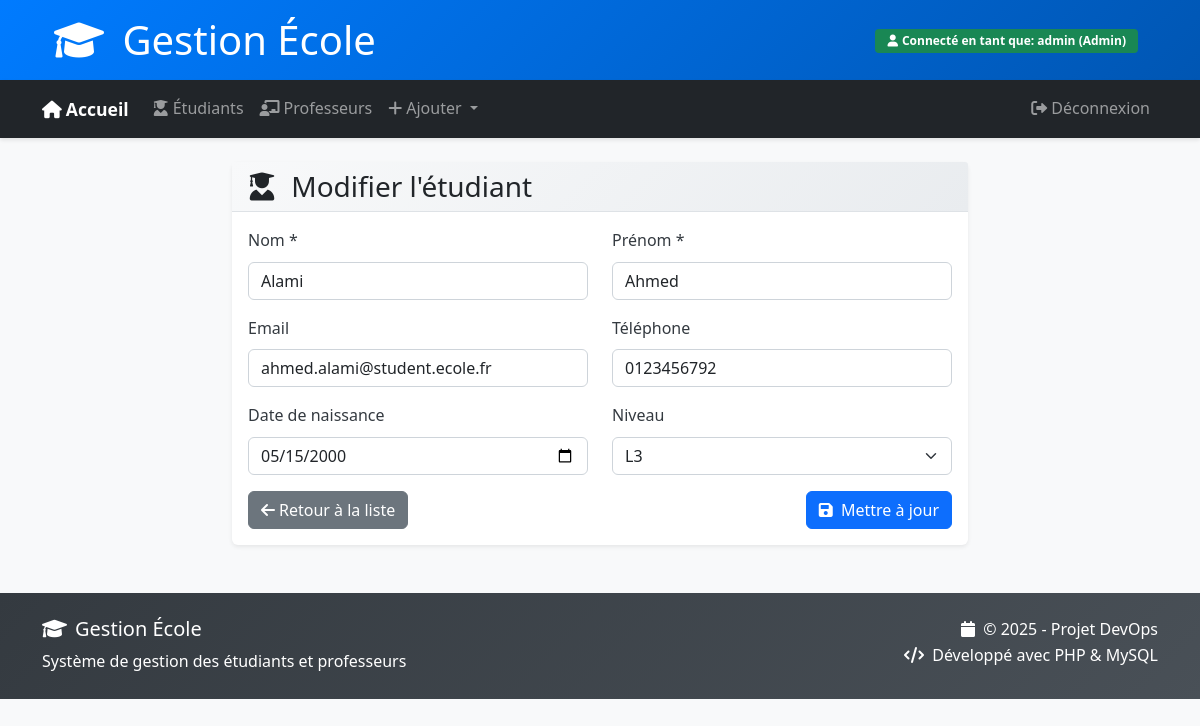
/IHM/Etudiant/form.php?id=1 (signed in), run on the app's committed database.
### tables this page shows
CREATE TABLE IF NOT EXISTS etudiants (
    id INT AUTO_INCREMENT PRIMARY KEY,
    nom VARCHAR(100) NOT NULL,
    prenom VARCHAR(100) NOT NULL,
    email VARCHAR(100) UNIQUE,
    telephone VARCHAR(20),
    date_naissance DATE,
    niveau VARCHAR(50),
    created_at TIMESTAMP DEFAULT CURRENT_TIMESTAMP
);

### Acces_BD/connexion.php (called while the page is built, shortened)
<?php
function Connect()
{
    $env = parse_ini_file(__DIR__ . "/.env");
    $server = $env['serveur'];
    $user = $env['utilisateur'];
    $password = $env['password'];
    $dbname = $env['db_name'];
    $conn = new mysqli($server, $user, $password, $dbname);
    return $conn;
}

### Acces_BD/Etudiant.php (called while the page is built, shortened)
<?php
require_once 'connexion.php';
class Etudiant {
    private $conn;
    public function __construct() {
        $this->conn = Connect();
    }
    public function afficherParId($id) {
        $sql = "SELECT * FROM etudiants WHERE id = ?";
        $stmt = $this->conn->prepare($sql);
        $stmt->bind_param("i", $id);
        $stmt->execute();
        $result = $stmt->get_result();
        if ($result->num_rows > 0) {
            return $result->fetch_assoc();
        }
        return null;
    }
}
?>

### IHM/Etudiant/form.php (the view, shortened to what this page needs)
<?php
require_once '../../Acces_BD/Etudiant.php';
include('../public/header.php');
include('../public/nav_barre.php');
$etudiant = new Etudiant();
$etudiant_data = null;
$is_edit = false;
if (isset($_GET['id']) && !empty($_GET['id'])) {
    $etudiant_data = $etudiant->afficherParId($_GET['id']);
    if ($etudiant_data) {
        $is_edit = true;
    }
}
?>
<div class="container mt-4">
    <div class="row justify-content-center">
        <div class="col-md-8">
            <div class="card">
                <div class="card-header">
                    <h3 class="mb-0">
                        <i class="fas fa-user-graduate me-2"></i>
                        <?php echo $is_edit ? 'Modifier l\'étudiant' : 'Ajouter un nouvel étudiant'; ?>
                    </h3>
                </div>
                <div class="card-body">
                    <form action="../../Gestion_Actions/Etudiant.php" method="POST">
                        <div class="row">
                            <div class="col-md-6">
                                <div class="mb-3">
                                    <label for="nom" class="form-label">Nom *</label>
                                    <input type="text" class="form-control" id="nom" name="nom"
                                           value="<?php echo $is_edit ? htmlspecialchars($etudiant_data['nom']) : ''; ?>" required>
                                </div>
                            </div>
                            <div class="col-md-6">
                                <div class="mb-3">
                                    <label for="prenom" class="form-label">Prénom *</label>
                                    <input type="text" class="form-control" id="prenom" name="prenom"
                                           value="<?php echo $is_edit ? htmlspecialchars($etudiant_data['prenom']) : ''; ?>" required>
                                </div>
                            </div>
                        </div>
                        <div class="row">
                            <div class="col-md-6">
                                <div class="mb-3">
                                    <label for="email" class="form-label">Email</label>
                                    <input type="email" class="form-control" id="email" name="email"
                                           value="<?php echo $is_edit ? htmlspecialchars($etudiant_data['email']) : ''; ?>">
                                </div>
                            </div>
                            <div class="col-md-6">
                                <div class="mb-3">
                                    <label for="telephone" class="form-label">Téléphone</label>
                                    <input type="tel" class="form-control" id="telephone" name="telephone"
                                           value="<?php echo $is_edit ? htmlspecialchars($etudiant_data['telephone']) : ''; ?>">
                                </div>
                            </div>
                        </div>
                        <div class="row">
                            <div class="col-md-6">
                                <div class="mb-3">
                                    <label for="date_naissance" class="form-label">Date de naissance</label>
                                    <input type="date" class="form-control" id="date_naissance" name="date_naissance"
                                           value="<?php echo $is_edit ? $etudiant_data['date_naissance'] : ''; ?>">
                                </div>
                            </div>
                            <div class="col-md-6">
                                <div class="mb-3">
                                    <label for="niveau" class="form-label">Niveau</label>
                                    <select class="form-select" id="niveau" name="niveau">
                                        <option value="L3" <?php echo ($is_edit && $etudiant_data['niveau'] === 'L3') ? 'selected' : ''; ?>>L3</option>
                                    </select>
                                </div>
                            </div>
                        </div>
                        <div class="d-flex justify-content-between">
                            <a href="affichage.php" class="btn btn-secondary">
                                <i class="fas fa-arrow-left me-1"></i>Retour à la liste
                            </a>
                            <button type="submit" class="btn btn-primary">
                                <i class="fas fa-save me-1"></i>
                                <?php echo $is_edit ? 'Mettre à jour' : 'Créer'; ?>
                            </button>
                        </div>
                    </form>
                </div>
            </div>
        </div>
    </div>
</div>
<?php include('../public/footer.php'); ?>

### IHM/public/styles.css (style rules this page uses)
:root { --primary-color: #007bff; --secondary-color: #6c757d; --success-color: #28a745; --info-color: #17a2b8; --warning-color: #ffc107; --danger-color: #dc3545; --light-color: #f8f9fa; --dark-color: #343a40; --border-radius: 0.375rem; --box-shadow: 0 0.125rem 0.25rem rgba(0, 0, 0, 0.075); }
body { font-family: 'Segoe UI', Tahoma, Geneva, Verdana, sans-serif; background-color: #f8f9fa; line-height: 1.6; }
.card { border: none; border-radius: var(--border-radius); box-shadow: var(--box-shadow); transition: transform 0.2s ease, box-shadow 0.2s ease; }
.card-header { background: linear-gradient(135deg, #f8f9fa 0%, #e9ecef 100%); border-bottom: 1px solid #dee2e6; font-weight: 600; }
.btn { border-radius: var(--border-radius); font-weight: 500; transition: all 0.3s ease; }
.form-control, .form-select { border-radius: var(--border-radius); border: 1px solid #ced4da; transition: border-color 0.15s ease-in-out, box-shadow 0.15s ease-in-out; }
.form-label { font-weight: 500; color: var(--dark-color); }

### data on the page
etudiants: nom "Alami", prenom "Ahmed", email "ahmed.alami@student.ecole.fr", telephone "0123456792", date_naissance "05/15/2000", niveau "L3"

### other printed values
$_SESSION['username'] "admin"
$_SESSION['role'] "Admin"
